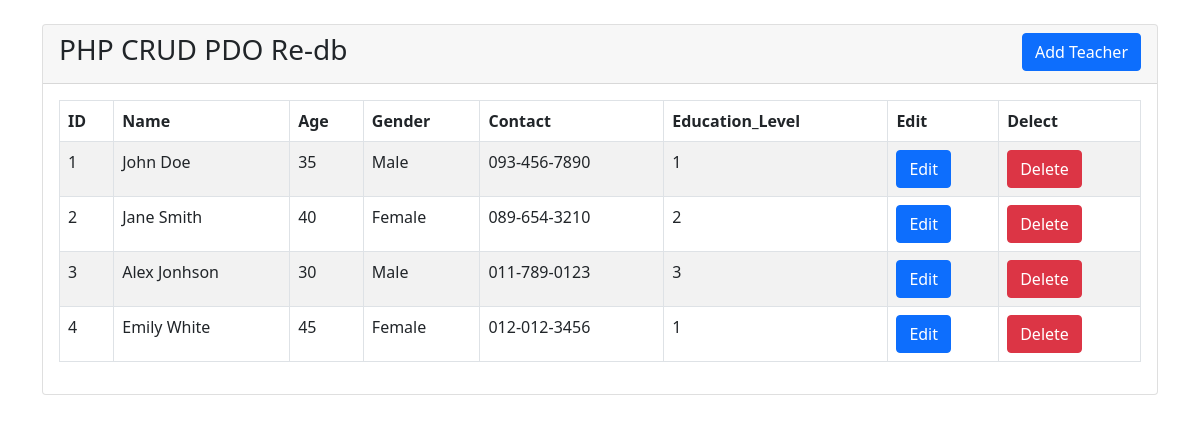
The page / on the database its author committed.
### tables this page shows
CREATE TABLE `teachers` (
  `id` int(11) NOT NULL,
  `name` varchar(50) NOT NULL,
  `age` int(11) NOT NULL,
  `gender` varchar(20) NOT NULL,
  `contact` varchar(50) NOT NULL,
  `education_level` int(11) NOT NULL
);

### index.php (the view, shortened to what this page needs)
<?php
    include('dbcon.php');
?>
<!DOCTYPE html>
<html lang="en">
<head>
    <link href="https://cdn.jsdelivr.net/npm/bootstrap@5.0.2/dist/css/bootstrap.min.css" rel="stylesheet">
</head>
<body>
    <div class="container">
        <div class="row">
            <div class="col-md-12 mt-4">
                <div class="card">
                    <div class="card-header">
                        <h3>PHP CRUD PDO Re-db
                            <a href="teacher-add.php" class="btn btn-primary float-end">Add Teacher</a>
                        </h3>
                    </div>
                    <div class="card-body">
                        <table class="table table-bordered table-striped">
                            <thead>
                                <tr>
                                    <th>ID</th>
                                    <th>Name</th>
                                    <th>Age</th>
                                    <th>Gender</th>
                                    <th>Contact</th>
                                    <th>Education_Level</th>
                                    <th>Edit</th>
                                    <th>Delect</th>
                                </tr>
                            </thead>
                            <tbody>
                                <?php
                                    $query = "SELECT * FROM teachers";
                                    $statement = $conn->prepare($query);
                                    $statement->execute();
                                    $result = $statement->fetchAll(PDO::FETCH_ASSOC);
                                    if($result){
                                        foreach($result as $row){
                                            ?>
                                            <tr>
                                                <td><?= $row['id']; ?></td>
                                                <td><?= $row['name']; ?></td>
                                                <td><?= $row['age']; ?></td>
                                                <td><?= $row['gender']; ?></td>
                                                <td><?= $row['contact']; ?></td>
                                                <td><?= $row['education_level']; ?></td>
                                                <td>
                                                    <a href="teacher-edit.php?id=<?= $row['id']; ?>" class="btn btn-primary">Edit</a>
                                                </td>
                                                <td>
                                                    <form action="code.php" method="POST">
                                                        <button type="submit" name="delete_teacher" value="<?= $row['id']; ?>" class="btn btn-danger">Delete</button>
                                                    </form>
                                                </td>
                                            </tr>
                                            <?php
                                        }
                                    }else{
                                        ?>
                                        <tr>
                                            <td colspan="6">No Record Found</td>
                                        </tr>
                                        <?php
                                    }
                                ?>
                            </tbody>
                        </table>
                    </div>
                </div>
            </div>
        </div>
    </div>
</body>
</html>

### rows shown on the page
teachers: id "1", name "John Doe", age "35", gender "Male", contact "093-456-7890", education_level "1"
teachers: id "2", name "Jane Smith", age "40", gender "Female", contact "089-654-3210", education_level "2"
teachers: id "3", name "Alex Jonhson", age "30", gender "Male", contact "011-789-0123", education_level "3"
teachers: id "4", name "Emily White", age "45", gender "Female", contact "012-012-3456", education_level "1"
